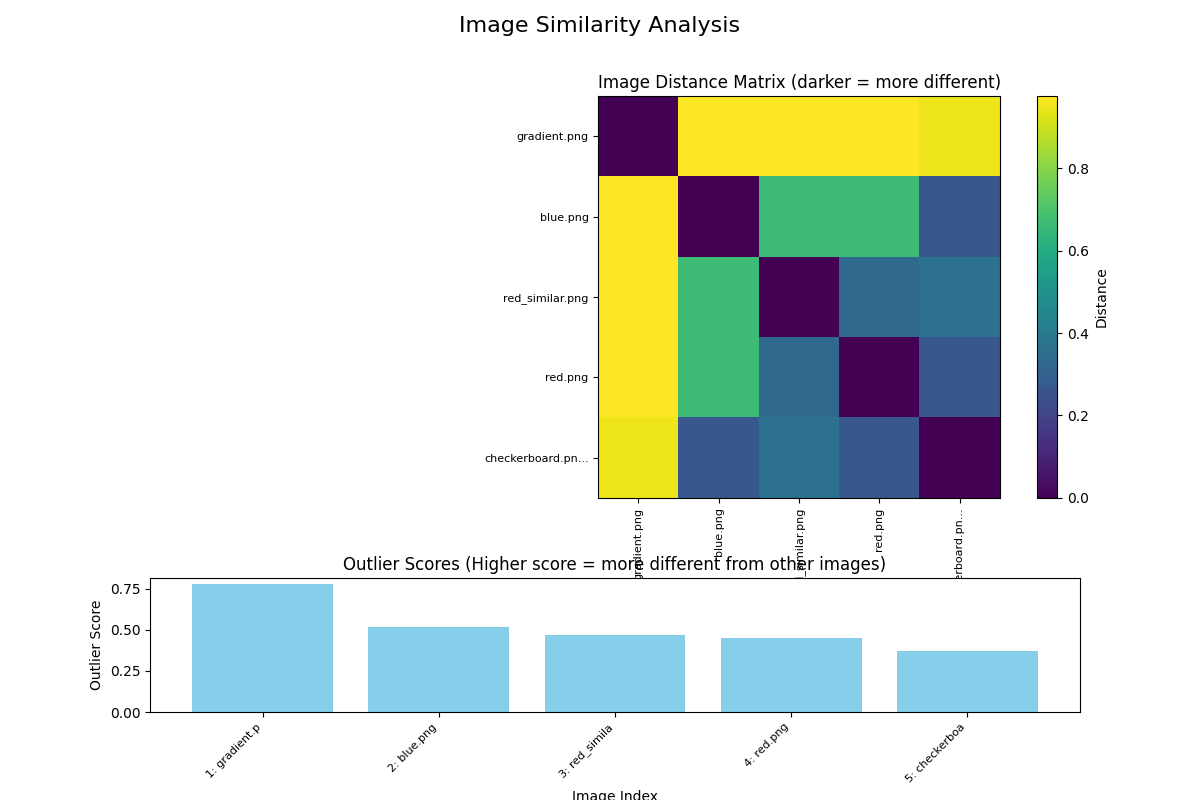
#> input picture test_images/comparison_visualization.png, 1200 x 800 px; its folder holds only this picture in this run
$ python test_outlier_detection.py   (older library calls are emulated)
#> lines starting #> are read from the running program, lines starting #| are printed output that depends on the picture
### utils/image_comparison.py
"""
Enhanced Image Comparison Utilities for Dataset Preparation Tool
Provides advanced functions to compare images and identify outliers in groups.
"""
import os
import cv2
import numpy as np
from scipy.spatial.distance import pdist, squareform
import matplotlib.pyplot as plt
from matplotlib.figure import Figure
from matplotlib.backends.backend_agg import FigureCanvasAgg
from PIL import Image, ImageTk
import io
from skimage.metrics import structural_similarity as ssim

class ImageComparison:
    """Class for comparing images and identifying outliers."""

    def __init__(self):
        """Initialize the image comparison utility."""
        self.comparison_methods = {
            "histogram_correlation": self._compare_histogram_correlation,
            "histogram_chi": self._compare_histogram_chi,
            "histogram_intersection": self._compare_histogram_intersection,
            "histogram_bhattacharyya": self._compare_histogram_bhattacharyya,
            "ssim": self._compare_ssim,
            "mse": self._compare_mse
        }

    def compare_images(self, image_paths, method="histogram_correlation", resize=True,
                      resize_dim=(256, 256), color_space="rgb"):
        """
        Compare a group of images using the specified method.

        Args:
            image_paths: List of paths to images to compare
            method: Comparison method to use
            resize: Whether to resize images before comparison
            resize_dim: Dimensions to resize to if resize=True
            color_space: Color space to use for comparison ('rgb', 'hsv', 'lab')

        Returns:
            dict: Results with distance matrix, outlier scores, and visualizations
        """
#> called with method = 'histogram_correlation', resize = True, resize_dim = (256, 256), color_space = 'rgb'
        if not image_paths:
            return {
                "success": False,
                "message": "No images provided for comparison"
            }

        if method not in self.comparison_methods:
            return {
                "success": False,
                "message": f"Unknown comparison method: {method}"
            }

        # Load and preprocess images
        images = []
        valid_paths = []

        for path in image_paths:
            try:
                # Load image
                img = cv2.imread(path)
#> img is the input picture: shape (800, 1200, 3); mean B, G, R 221.7, 227.4, 219.8
                if img is None:
                    print(f"Warning: Failed to load image {path}")
                    continue

                # Convert color space if needed
                if color_space == "hsv":
                    img = cv2.cvtColor(img, cv2.COLOR_BGR2HSV)
                elif color_space == "lab":
                    img = cv2.cvtColor(img, cv2.COLOR_BGR2LAB)
                else:  # Default to RGB
                    img = cv2.cvtColor(img, cv2.COLOR_BGR2RGB)

                # Resize if requested
                if resize:
                    img = cv2.resize(img, resize_dim, interpolation=cv2.INTER_AREA)
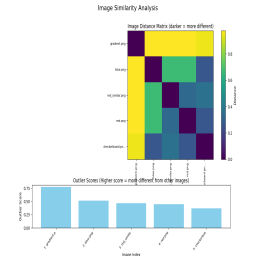
#> img: shape (256, 256, 3); mean R, G, B 219.8, 227.4, 221.7

                images.append(img)
                valid_paths.append(path)

            except Exception as e:
                print(f"Error processing image {path}: {str(e)}")
                continue

        if len(images) < 2:
            return {
                "success": False,
                "message": "Need at least 2 valid images for comparison"
            }

        # Compute pairwise distances using the selected method
        comparison_func = self.comparison_methods[method]
        distance_matrix = self._compute_distance_matrix(images, comparison_func)

        # Compute outlier scores (average distance to all other images)
        outlier_scores = np.mean(distance_matrix, axis=1)

        # Get indices of images sorted by outlier score (descending)
        sorted_indices = np.argsort(outlier_scores)[::-1]

        # Create result with original paths and scores
        result = {
            "success": True,
            "message": f"Compared {len(images)} images using {method}",
            "distance_matrix": distance_matrix,
            "outlier_scores": outlier_scores,
            "sorted_indices": sorted_indices,
            "paths": valid_paths,
            "ranked_paths": [valid_paths[i] for i in sorted_indices],
            "comparison_method": method,
            "color_space": color_space
        }

        return result

    # [567 lines left out: functions generate_comparison_visualization, visualize_differences, generate_detailed_report, _compute_distance_matrix, _compare_histogram_correlation, _compare_histogram_chi and 4 more, not called in this run]

    def find_outliers(self, image_paths, threshold=0.25, method="histogram_correlation"):
        """
        Find outlier images in a set based on their average dissimilarity.

        Args:
            image_paths: List of paths to images
            threshold: Outlier threshold (higher = more restrictive)
            method: Comparison method to use

        Returns:
            dict: Results with outlier paths and scores
        """
        # Compare all images
        result = self.compare_images(image_paths, method=method)

        if not result.get("success", False):
            return {
                "success": False,
                "message": result.get("message", "Comparison failed")
            }

        # Get outlier scores and threshold
        outlier_scores = result.get("outlier_scores", [])

        # Calculate adaptive threshold if needed
        if threshold is None or threshold <= 0:
            # Use mean + 1.5 * std as a typical outlier threshold
            mean_score = np.mean(outlier_scores)
            std_score = np.std(outlier_scores)
            threshold = mean_score + 1.5 * std_score

        # Find outliers
        outlier_indices = [i for i, score in enumerate(outlier_scores) if score > threshold]
        outlier_paths = [result["paths"][i] for i in outlier_indices]
        outlier_scores_filtered = [outlier_scores[i] for i in outlier_indices]

        # Sort by score (descending)
        sorted_indices = np.argsort(outlier_scores_filtered)[::-1]
        sorted_paths = [outlier_paths[i] for i in sorted_indices]
        sorted_scores = [outlier_scores_filtered[i] for i in sorted_indices]

        return {
            "success": True,
            "message": f"Found {len(sorted_paths)} outliers using threshold {threshold:.4f}",
            "outlier_paths": sorted_paths,
            "outlier_scores": sorted_scores,
            "threshold": threshold,
            "comparison_method": method
        }

### test_outlier_detection.py
"""
Test script for the ImageComparison class
This can be used to verify that all methods are working correctly.
"""

import os
import sys
import cv2
import numpy as np
from utils.image_comparison import ImageComparison
from PIL import Image

def test_image_comparison():
    """Test the ImageComparison class functionality."""
    print("Testing ImageComparison class...")

    # Create test directory if it doesn't exist
    test_dir = "test_images"
    os.makedirs(test_dir, exist_ok=True)

    # Create some test images if they don't exist
    test_images = []

    # If no test images exist, create some
    if not os.listdir(test_dir):
        print("Creating test images...")

        # Create a few simple test images
        # 1. Plain red image
        red_img = np.zeros((100, 100, 3), dtype=np.uint8)
        red_img[:, :, 2] = 255  # Set red channel to max
        red_path = os.path.join(test_dir, "red.png")
        cv2.imwrite(red_path, red_img)
        test_images.append(red_path)

        # 2. Plain blue image
        blue_img = np.zeros((100, 100, 3), dtype=np.uint8)
        blue_img[:, :, 0] = 255  # Set blue channel to max
        blue_path = os.path.join(test_dir, "blue.png")
        cv2.imwrite(blue_path, blue_img)
        test_images.append(blue_path)

        # 3. Gradient image
        gradient_img = np.zeros((100, 100, 3), dtype=np.uint8)
        for i in range(100):
            gradient_img[:, i, :] = i * 2.55  # Create gradient
        gradient_path = os.path.join(test_dir, "gradient.png")
        cv2.imwrite(gradient_path, gradient_img)
        test_images.append(gradient_path)

        # 4. Checkerboard image
        checkerboard = np.zeros((100, 100, 3), dtype=np.uint8)
        for i in range(0, 100, 20):
            for j in range(0, 100, 20):
                checkerboard[i:i+10, j:j+10, :] = 255
        checkerboard_path = os.path.join(test_dir, "checkerboard.png")
        cv2.imwrite(checkerboard_path, checkerboard)
        test_images.append(checkerboard_path)

        # 5. Similar to red but slightly different
        red_similar = np.zeros((100, 100, 3), dtype=np.uint8)
        red_similar[:, :, 2] = 240  # Slightly darker red
        red_similar_path = os.path.join(test_dir, "red_similar.png")
        cv2.imwrite(red_similar_path, red_similar)
        test_images.append(red_similar_path)
    else:
        # Use existing test images
        print("Using existing test images...")
        for file in os.listdir(test_dir):
            if file.lower().endswith(('.png', '.jpg', '.jpeg')):
                test_images.append(os.path.join(test_dir, file))

    # Initialize ImageComparison instance
    comparator = ImageComparison()

    # Test basic comparison
    print("\nTesting basic comparison...")
    for method in comparator.comparison_methods:
        print(f"\nMethod: {method}")
        result = comparator.compare_images(test_images, method=method)

        if result.get("success", False):
            print(f"  - Successfully compared {len(test_images)} images")
            print(f"  - Distance matrix shape: {result['distance_matrix'].shape}")
            print(f"  - Outlier scores: {[f'{s:.4f}' for s in result['outlier_scores']]}")
            print(f"  - Ranked paths: {[os.path.basename(p) for p in result['ranked_paths']]}")
        else:
            print(f"  - Error: {result.get('message', 'Unknown error')}")

    # Test outlier detection
    print("\nTesting outlier detection...")
    for threshold in [0.1, 0.3, 0.5]:
        print(f"\nThreshold: {threshold}")
        result = comparator.find_outliers(test_images, threshold=threshold)

        if result.get("success", False):
            print(f"  - Found {len(result['outlier_paths'])} outliers")
            for i, (path, score) in enumerate(zip(result['outlier_paths'], result['outlier_scores'])):
                print(f"  - #{i+1}: {os.path.basename(path)} (score: {score:.4f})")
        else:
            print(f"  - Error: {result.get('message', 'Unknown error')}")

    # Test visualization functions
    print("\nTesting visualization functions...")

    # Test difference visualization
    if len(test_images) >= 2:
        print("\nTesting visualize_differences...")

        # Load two images
        img1 = cv2.imread(test_images[0])
        img2 = cv2.imread(test_images[1])

        if img1 is not None and img2 is not None:
            img1_rgb = cv2.cvtColor(img1, cv2.COLOR_BGR2RGB)
            img2_rgb = cv2.cvtColor(img2, cv2.COLOR_BGR2RGB)

            # Generate difference visualization
            diff_vis = comparator.visualize_differences(img1_rgb, img2_rgb)

            # Save visualization
            diff_vis_path = os.path.join(test_dir, "difference_visualization.png")
            cv2.imwrite(diff_vis_path, diff_vis)
            print(f"  - Saved difference visualization to {diff_vis_path}")
        else:
            print("  - Error loading images for difference visualization")

    # Test detailed report generation
    if len(test_images) >= 2:
        print("\nTesting generate_detailed_report...")

        # Load two images
        img1 = cv2.imread(test_images[0])
        img2 = cv2.imread(test_images[1])

        if img1 is not None and img2 is not None:
            img1_rgb = cv2.cvtColor(img1, cv2.COLOR_BGR2RGB)
            img2_rgb = cv2.cvtColor(img2, cv2.COLOR_BGR2RGB)

            # Generate detailed report
            filename1 = os.path.basename(test_images[0])
            filename2 = os.path.basename(test_images[1])
            try:
                report = comparator.generate_detailed_report(img1_rgb, img2_rgb, filename1, filename2)

                # Save report
                report_path = os.path.join(test_dir, "detailed_report.png")
                report.save(report_path)
                print(f"  - Saved detailed report to {report_path}")
            except Exception as e:
                print(f"  - Error generating detailed report: {str(e)}")
        else:
            print("  - Error loading images for detailed report")

    # Test comparison visualization
    if len(test_images) >= 3:
        print("\nTesting generate_comparison_visualization...")

        # First run a comparison to get the distance matrix and outlier scores
        result = comparator.compare_images(test_images)

        if result.get("success", False):
            # Load images
            images = []
            for path in test_images:
                img = cv2.imread(path)
                if img is not None:
                    img_rgb = cv2.cvtColor(img, cv2.COLOR_BGR2RGB)
                    images.append(img_rgb)

            # Generate visualization
            try:
                vis = comparator.generate_comparison_visualization(
                    images,
                    result["distance_matrix"],
                    result["outlier_scores"],
                    test_images
                )

                # Save visualization
                vis_path = os.path.join(test_dir, "comparison_visualization.png")
                vis.save(vis_path)
                print(f"  - Saved comparison visualization to {vis_path}")
            except Exception as e:
                print(f"  - Error generating comparison visualization: {str(e)}")
        else:
            print(f"  - Error in comparison: {result.get('message', 'Unknown error')}")

    print("\nTesting completed.")

if __name__ == "__main__":
    test_image_comparison()
